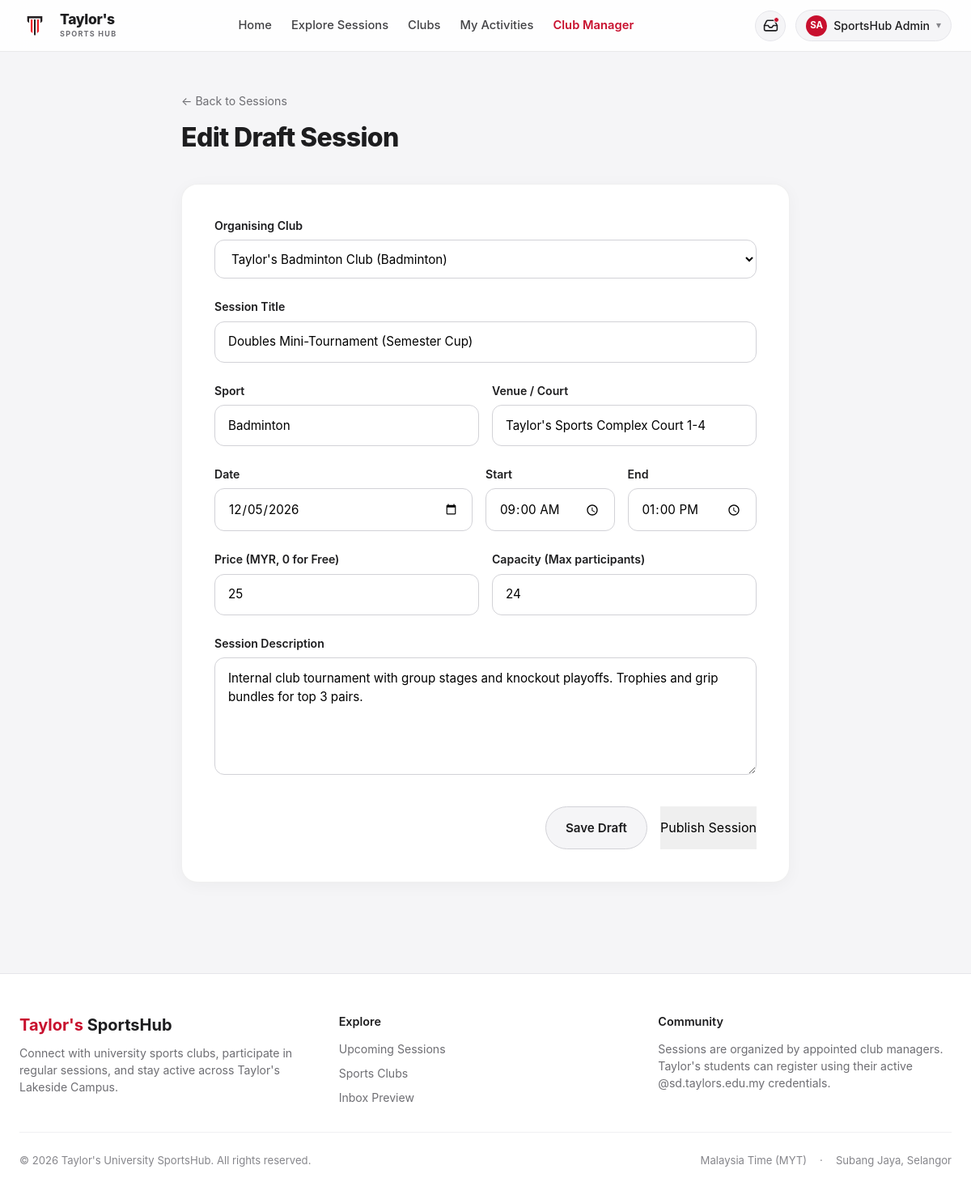
The app's page /manager/session-edit.php?id=3 (signed in) with its own data.
### tables this page shows
CREATE TABLE IF NOT EXISTS `users` (
  `id` INT AUTO_INCREMENT PRIMARY KEY,
  `name` VARCHAR(100) NOT NULL,
  `email` VARCHAR(150) NOT NULL UNIQUE,
  `password_hash` VARCHAR(255) NOT NULL,
  `role` ENUM('student', 'admin') NOT NULL DEFAULT 'student',
  `status` ENUM('active', 'suspended') NOT NULL DEFAULT 'active',
  `phone` VARCHAR(30) NULL,
  `created_at` TIMESTAMP DEFAULT CURRENT_TIMESTAMP,
  `updated_at` TIMESTAMP DEFAULT CURRENT_TIMESTAMP ON UPDATE CURRENT_TIMESTAMP
);

CREATE TABLE IF NOT EXISTS `sessions` (
  `id` INT AUTO_INCREMENT PRIMARY KEY,
  `club_id` INT NOT NULL,
  `title` VARCHAR(200) NOT NULL,
  `description` TEXT NOT NULL,
  `sport_type` VARCHAR(50) NOT NULL,
  `venue` VARCHAR(255) NOT NULL,
  `image_path` VARCHAR(255) NULL,
  `session_date` DATE NOT NULL,
  `start_time` TIME NOT NULL,
  `end_time` TIME NOT NULL,
  `price` DECIMAL(10, 2) NOT NULL DEFAULT 0.00,
  `capacity` INT NOT NULL,
  `status` ENUM('draft', 'published', 'closed', 'cancelled') NOT NULL DEFAULT 'draft',
  `cancellation_reason` VARCHAR(255) NULL,
  `created_by` INT NOT NULL,
  `created_at` TIMESTAMP DEFAULT CURRENT_TIMESTAMP,
  `updated_at` TIMESTAMP DEFAULT CURRENT_TIMESTAMP ON UPDATE CURRENT_TIMESTAMP,
  CONSTRAINT `fk_session_club` FOREIGN KEY (`club_id`) REFERENCES `clubs` (`id`) ON DELETE CASCADE,
  CONSTRAINT `fk_session_creator` FOREIGN KEY (`created_by`) REFERENCES `users` (`id`) ON DELETE CASCADE
);

CREATE TABLE IF NOT EXISTS `clubs` (
  `id` INT AUTO_INCREMENT PRIMARY KEY,
  `name` VARCHAR(150) NOT NULL UNIQUE,
  `slug` VARCHAR(150) NOT NULL UNIQUE,
  `description` TEXT NOT NULL,
  `sport_type` VARCHAR(50) NOT NULL,
  `logo_path` VARCHAR(255) NULL,
  `banner_path` VARCHAR(255) NULL,
  `bank_name` VARCHAR(100) NOT NULL DEFAULT 'Maybank',
  `account_holder` VARCHAR(150) NOT NULL DEFAULT "Taylor's Badminton Club",
  `account_number` VARCHAR(50) NOT NULL DEFAULT '514012345678',
  `duitnow_qr_path` VARCHAR(255) NULL,
  `status` ENUM('active', 'inactive') NOT NULL DEFAULT 'active',
  `created_at` TIMESTAMP DEFAULT CURRENT_TIMESTAMP,
  `updated_at` TIMESTAMP DEFAULT CURRENT_TIMESTAMP ON UPDATE CURRENT_TIMESTAMP
);

### includes/auth.php (called while the page is built, shortened)
<?php
function is_logged_in(): bool {
    return !empty($_SESSION['user_id']);
}
function current_user(): ?array {
    static $cached_user = null;
    if ($cached_user !== null && $cached_user['id'] === (int)$_SESSION['user_id']) {
        return $cached_user;
    }
    $db = get_db_connection();
    $stmt = $db->prepare("SELECT id, name, email, role, status, phone, created_at FROM users WHERE id = :id LIMIT 1");
    $stmt->execute([':id' => $_SESSION['user_id']]);
    $user = $stmt->fetch();
    $cached_user = $user;
    return $user;
}
function require_login(?string $redirect = null): array {
    $user = current_user();
    return $user;
}

### config/app.php (called while the page is built, shortened)
<?php
function app_url(string $path): string {
    return APP_BASE_PATH . '/' . ltrim($path, '/');
}

### manager/session-edit.php (the view, shortened to what this page needs)
<?php
require_once __DIR__ . '/../includes/auth.php';
require_once __DIR__ . '/../includes/helpers.php';
$user = require_login();
$managed_clubs = get_user_managed_clubs($user['id']);
$is_admin = ($user['role'] === 'admin');
$db = get_db_connection();
$session_id = (int)($_GET['id'] ?? 0);
$session = null;
if ($session_id > 0) {
    $stmt = $db->prepare("SELECT * FROM sessions WHERE id = :id LIMIT 1");
    $stmt->execute([':id' => $session_id]);
    $session = $stmt->fetch();
}
if ($is_admin) {
    $clubs = $db->query("SELECT * FROM clubs WHERE status = 'active' ORDER BY name ASC")->fetchAll();
} else {
    $clubs = $managed_clubs;
}
$title_val = $session['title'] ?? ($_POST['title'] ?? '');
$club_id_val = $session['club_id'] ?? ($_POST['club_id'] ?? ($clubs[0]['id'] ?? 0));
$sport_val = $session['sport_type'] ?? ($_POST['sport_type'] ?? ($clubs[0]['sport_type'] ?? 'Badminton'));
$venue_val = $session['venue'] ?? ($_POST['venue'] ?? '');
$date_val = $session['session_date'] ?? ($_POST['session_date'] ?? date('Y-m-d', strtotime('+3 days')));
$start_val = $session['start_time'] ?? ($_POST['start_time'] ?? '18:00');
$end_val = $session['end_time'] ?? ($_POST['end_time'] ?? '20:00');
$price_val = isset($session['price']) ? (float)$session['price'] : (float)($_POST['price'] ?? 0.00);
$capacity_val = $session['capacity'] ?? (int)($_POST['capacity'] ?? 16);
$desc_val = $session['description'] ?? ($_POST['description'] ?? '');
$is_published = ($session && $session['status'] === 'published');
require_once __DIR__ . '/../includes/header.php';
?>
<div style="max-width: 800px; margin: 0 auto; padding: 3rem 1.5rem;">
    <div style="margin-bottom: 2rem;">
        <a href="<?= app_url('/manager/sessions.php') ?>" style="color: #6e6e73; text-decoration: none; font-size: 0.88rem;">← Back to Sessions</a>
        <h1 style="font-size: 2rem; font-weight: 800; color: #1d1d1f; margin: 0.5rem 0 0; letter-spacing: -0.02em;">
            <?= $session ? ($is_published ? "Manage Published Session" : "Edit Draft Session") : "Create New Session" ?>
        </h1>
    </div>
    <form method="POST" action="<?= $_SERVER['REQUEST_URI'] ?>" style="background: #fff; border-radius: 20px; border: 1px solid rgba(0,0,0,0.06); box-shadow: 0 4px 20px rgba(0,0,0,0.04); padding: 2.5rem;">
        <div style="margin-bottom: 1.5rem;">
            <label for="club_id" style="display: block; font-size: 0.88rem; font-weight: 600; margin-bottom: 0.4rem; color: #1d1d1f;">Organising Club</label>
            <select name="club_id" id="club_id" <?= $is_published ? 'disabled' : '' ?> style="width: 100%; padding: 0.8rem 1rem; border-radius: 12px; border: 1px solid #d2d2d7; font-size: 0.95rem; background: #fff;">
                <?php foreach ($clubs as $c): ?>
                    <option value="<?= $c['id'] ?>" <?= (int)$club_id_val === (int)$c['id'] ? 'selected' : '' ?>><?= e($c['name']) ?> (<?= e($c['sport_type']) ?>)</option>
                <?php endforeach; ?>
            </select>
        </div>
        <div style="margin-bottom: 1.5rem;">
            <label for="title" style="display: block; font-size: 0.88rem; font-weight: 600; margin-bottom: 0.4rem; color: #1d1d1f;">Session Title</label>
            <input type="text" id="title" name="title" value="<?= e($title_val) ?>" placeholder="e.g. Sunday Open Play & Social Smash" required <?= $is_published ? 'readonly' : '' ?> style="width: 100%; padding: 0.8rem 1rem; border-radius: 12px; border: 1px solid #d2d2d7; font-size: 0.95rem; box-sizing: border-box;">
        </div>
        <div style="display: grid; grid-template-columns: 1fr 1fr; gap: 1rem; margin-bottom: 1.5rem;">
            <div>
                <label for="sport_type" style="display: block; font-size: 0.88rem; font-weight: 600; margin-bottom: 0.4rem; color: #1d1d1f;">Sport</label>
                <input type="text" id="sport_type" name="sport_type" value="<?= e($sport_val) ?>" placeholder="e.g. Badminton" required <?= $is_published ? 'readonly' : '' ?> style="width: 100%; padding: 0.8rem 1rem; border-radius: 12px; border: 1px solid #d2d2d7; font-size: 0.95rem; box-sizing: border-box;">
            </div>
            <div>
                <label for="venue" style="display: block; font-size: 0.88rem; font-weight: 600; margin-bottom: 0.4rem; color: #1d1d1f;">Venue / Court</label>
                <input type="text" id="venue" name="venue" value="<?= e($venue_val) ?>" placeholder="e.g. Sports Complex Court 1-3" required <?= $is_published ? 'readonly' : '' ?> style="width: 100%; padding: 0.8rem 1rem; border-radius: 12px; border: 1px solid #d2d2d7; font-size: 0.95rem; box-sizing: border-box;">
            </div>
        </div>
        <div style="display: grid; grid-template-columns: 2fr 1fr 1fr; gap: 1rem; margin-bottom: 1.5rem;">
            <div>
                <label for="session_date" style="display: block; font-size: 0.88rem; font-weight: 600; margin-bottom: 0.4rem; color: #1d1d1f;">Date</label>
                <input type="date" id="session_date" name="session_date" value="<?= e($date_val) ?>" required <?= $is_published ? 'readonly' : '' ?> style="width: 100%; padding: 0.8rem 1rem; border-radius: 12px; border: 1px solid #d2d2d7; font-size: 0.95rem; box-sizing: border-box;">
            </div>
            <div>
                <label for="start_time" style="display: block; font-size: 0.88rem; font-weight: 600; margin-bottom: 0.4rem; color: #1d1d1f;">Start</label>
                <input type="time" id="start_time" name="start_time" value="<?= e($start_val) ?>" required <?= $is_published ? 'readonly' : '' ?> style="width: 100%; padding: 0.8rem 1rem; border-radius: 12px; border: 1px solid #d2d2d7; font-size: 0.95rem; box-sizing: border-box;">
            </div>
            <div>
                <label for="end_time" style="display: block; font-size: 0.88rem; font-weight: 600; margin-bottom: 0.4rem; color: #1d1d1f;">End</label>
                <input type="time" id="end_time" name="end_time" value="<?= e($end_val) ?>" required <?= $is_published ? 'readonly' : '' ?> style="width: 100%; padding: 0.8rem 1rem; border-radius: 12px; border: 1px solid #d2d2d7; font-size: 0.95rem; box-sizing: border-box;">
            </div>
        </div>
        <div style="display: grid; grid-template-columns: 1fr 1fr; gap: 1rem; margin-bottom: 1.5rem;">
            <div>
                <label for="price" style="display: block; font-size: 0.88rem; font-weight: 600; margin-bottom: 0.4rem; color: #1d1d1f;">Price (MYR, 0 for Free)</label>
                <input type="number" step="0.50" min="0" id="price" name="price" value="<?= e((string)$price_val) ?>" required <?= $is_published ? 'readonly' : '' ?> style="width: 100%; padding: 0.8rem 1rem; border-radius: 12px; border: 1px solid #d2d2d7; font-size: 0.95rem; box-sizing: border-box;">
            </div>
            <div>
                <label for="capacity" style="display: block; font-size: 0.88rem; font-weight: 600; margin-bottom: 0.4rem; color: #1d1d1f;">Capacity (Max participants)</label>
                <input type="number" min="1" id="capacity" name="capacity" value="<?= e((string)$capacity_val) ?>" required <?= $is_published ? 'readonly' : '' ?> style="width: 100%; padding: 0.8rem 1rem; border-radius: 12px; border: 1px solid #d2d2d7; font-size: 0.95rem; box-sizing: border-box;">
            </div>
        </div>
        <div style="margin-bottom: 2rem;">
            <label for="description" style="display: block; font-size: 0.88rem; font-weight: 600; margin-bottom: 0.4rem; color: #1d1d1f;">Session Description</label>
            <textarea id="description" name="description" rows="5" required placeholder="Outline format, drills, who should attend, and what equipment is provided..." style="width: 100%; padding: 0.8rem 1rem; border-radius: 12px; border: 1px solid #d2d2d7; font-size: 0.95rem; box-sizing: border-box; font-family: inherit;"><?= e($desc_val) ?></textarea>
        </div>
        <div style="display: flex; justify-content: flex-end; gap: 1rem;">
            <?php if (!$is_published): ?>
                <button type="submit" name="action" value="draft" style="padding: 0.85rem 1.5rem; background: #f5f5f7; color: #1d1d1f; border: 1px solid #d2d2d7; border-radius: 980px; font-weight: 600; font-size: 0.95rem; cursor: pointer;">
                    Save Draft
                </button>
            <?php endif; ?>
            <button type="submit" name="action" value="<?= $is_published ? 'save' : 'publish' ?>" class="btn-hero-primary" style="border: none; cursor: pointer;">
                <?= $is_published ? 'Update Description' : 'Publish Session' ?>
            </button>
        </div>
    </form>
</div>
<?php require_once __DIR__ . '/../includes/footer.php'; ?>

### includes/header.php (shortened to what this page needs)
<?php
require_once __DIR__ . '/auth.php';
require_once __DIR__ . '/helpers.php';
$current_user = current_user();
$current_page = basename($_SERVER['PHP_SELF']);
$managed_clubs = $current_user ? get_user_managed_clubs($current_user['id']) : [];
$is_any_manager = !empty($managed_clubs) || ($current_user && $current_user['role'] === 'admin');
?>
<!DOCTYPE html>
<html lang="en">
<head>
    <link rel="stylesheet" href="<?= APP_BASE_PATH ?>/assets/css/style.css">
</head>
<body>
<header class="site-nav">
    <div class="nav-container">
        <a href="<?= APP_BASE_PATH ?>/index.php" class="brand-group" aria-label="Taylor's SportsHub Home">
            <?= get_site_logo_html() ?>
            <div class="brand-text">
                <span class="brand-title">Taylor's</span>
                <span class="brand-subtitle">SPORTS HUB</span>
            </div>
        </a>
        <nav class="nav-links" aria-label="Main Navigation">
            <a href="<?= APP_BASE_PATH ?>/index.php" class="nav-item <?= $current_page === 'index.php' ? 'active' : '' ?>">Home</a>
            <a href="<?= APP_BASE_PATH ?>/sessions.php" class="nav-item <?= in_array($current_page, ['sessions.php', 'session-detail.php']) ? 'active' : '' ?>">Explore Sessions</a>
            <a href="<?= APP_BASE_PATH ?>/clubs.php" class="nav-item <?= in_array($current_page, ['clubs.php', 'club.php']) ? 'active' : '' ?>">Clubs</a>
            <?php if ($current_user): ?>
                <a href="<?= APP_BASE_PATH ?>/my-activities.php" class="nav-item <?= in_array($current_page, ['my-activities.php', 'payment.php', 'cancel-registration.php']) ? 'active' : '' ?>">My Activities</a>
                <?php if ($is_any_manager): ?>
                    <a href="<?= APP_BASE_PATH ?>/manager/sessions.php" class="nav-item <?= str_contains($_SERVER['SCRIPT_NAME'] ?? '', '/manager/') ? 'active' : '' ?>" style="color: #c8102e; font-weight: 600;">Club Manager</a>
                <?php endif; ?>
            <?php endif; ?>
        </nav>
        <div class="nav-auth-actions">
            <?php if ($current_user): ?>
                <a href="<?= APP_BASE_PATH ?>/inbox.php" class="nav-inbox-btn <?= $current_page === 'inbox.php' ? 'active' : '' ?>" title="Inbox notifications (Prototype preview)" aria-label="Inbox notifications">
                    <svg width="19" height="19" fill="none" stroke="currentColor" stroke-width="2" stroke-linecap="round" stroke-linejoin="round" viewBox="0 0 24 24"><path d="M22 12h-6l-2 3h-4l-2-3H2"/><path d="M5.45 5.11 2 12v6a2 2 0 0 0 2 2h16a2 2 0 0 0 2-2v-6l-3.45-6.89A2 2 0 0 0 16.76 4H7.24a2 2 0 0 0-1.79 1.11z"/></svg>
                    <span class="nav-inbox-dot" aria-hidden="true"></span>
                </a>
                <div class="user-pill" tabindex="0" aria-label="User profile menu">
                    <div class="user-avatar-badge"><?= get_initials($current_user['name']) ?></div>
                    <span><?= e($current_user['name']) ?></span>
                    <span style="font-size: 0.75rem; color: #86868b;">▾</span>
                </div>
            <?php else: ?>
                <a href="<?= APP_BASE_PATH ?>/login.php" class="btn-nav-login">Sign in</a>
                <a href="<?= APP_BASE_PATH ?>/register.php" class="btn-nav-signup">Sign up</a>
            <?php endif; ?>
        </div>
    </div>
</header>
<main id="main-content">

### records on screen
users: name "SA", name "SportsHub Admin"
sessions: club_id "Taylor's Badminton Club (Badminton)", title "Doubles Mini-Tournament (Semester Cup)", sport_type "Badminton", venue "Taylor's Sports Complex Court 1-4", session_date "12/05/2026", start_time "09:00:00", end_time "13:00:00", price "25", capacity "24", description "Internal club tournament with group stages and knockout playoffs. Trophies and grip bundles for top 3 pairs."
